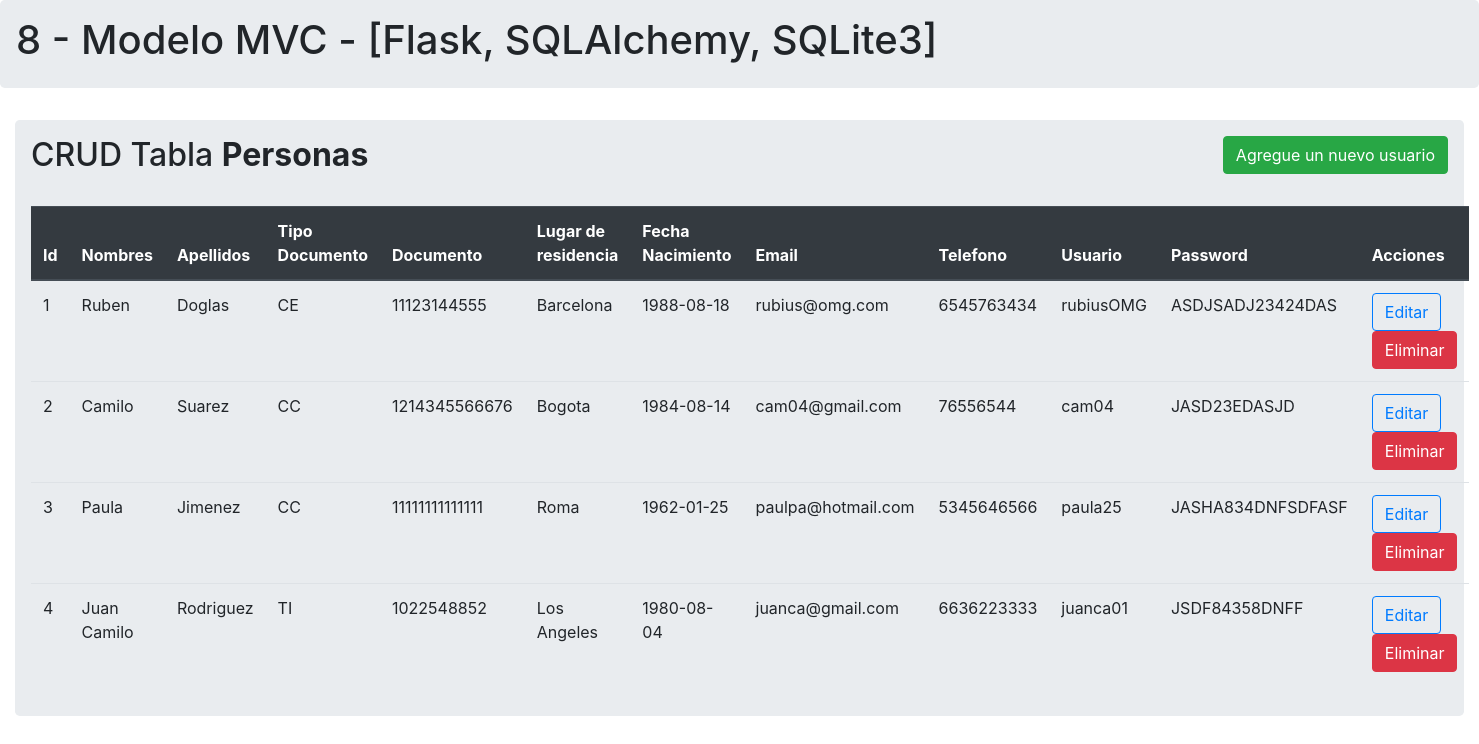
Before: / with the older database file.
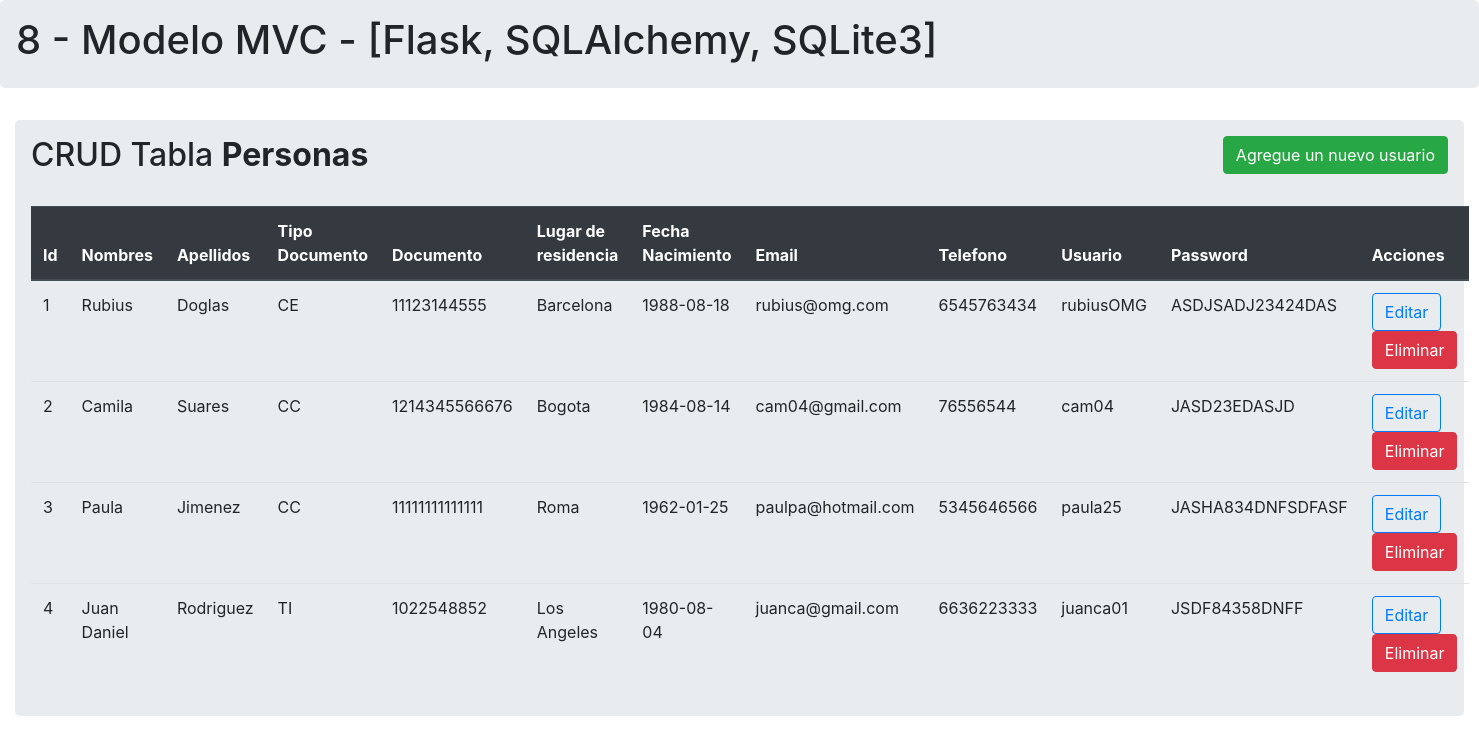
After: the same page with the newer database file.
### modelos.py (models this page shows, shortened)
class Persona(db.Model):
    id = db.Column(db.Integer, primary_key = True)
    nombres = db.Column(db.String(100))
    apellidos = db.Column(db.String(100))
    id_tipodocumento = db.Column(db.Integer , db.ForeignKey('tipodocumento.id'), nullable=False)
    documento = db.Column(db.String(20))
    lugar_residencia = db.Column(db.Integer , db.ForeignKey('ciudad.id') , nullable=False)
    fecha_nacimiento = db.Column(db.String(100))
    email = db.Column(db.String(50))
    telefono = db.Column(db.String(20))
    usuario = db.Column(db.String(25) , unique=True)
    password = db.Column(db.String(25))

class Tipodocumento(db.Model):
    id = db.Column(db.Integer, primary_key= True )
    nombre = db.Column(db.String(2), unique=True)
    descripcion = db.Column(db.String(120))
    personas = db.relationship('Persona' , backref='Tipodocumento' , lazy=True)

class Ciudad(db.Model):
    id = db.Column(db.Integer, primary_key= True )
    nombre = db.Column(db.String(20))
    descripcion = db.Column(db.String(120))
    personas = db.relationship('Persona', backref='ciudad', lazy=True)

### controlador.py (the view)
@app.route('/')
def Index():
    all_data = db.session.query(Persona,Tipodocumento,Ciudad).join(Tipodocumento).join(Ciudad).all()
    documentos_data = Tipodocumento.query.all()
    ciudades = Ciudad.query.all()
    return render_template("index.html.jinja", personas=all_data, documents = documentos_data, cities = ciudades)

### templates/index.html.jinja (shortened to what this page needs)
{% extends 'base.html.jinja' %}
{% block body %}
<div class="container-fluid">
  <div class="row">
    <div class="col lg-12">
      <div class="jumbotron p-3">
        <h2>CRUD Tabla <b>Personas </b><button type="button" class="btn btn-success float-right" data-toggle="modal" data-target="#mymodal">Agregue un nuevo usuario</button></h2>
        <br>
        <table class="table table-hover table-ligth">
          <thead class="thead-dark">
            <tr>
              <th>Id</th>
              <th>Nombres</th>
              <th>Apellidos</th>
              <th>Tipo Documento</th>
              <th>Documento</th>
              <th>Lugar de residencia</th>
              <th>Fecha Nacimiento</th>
              <th>Email</th>
              <th>Telefono</th>
              <th>Usuario</th>
              <th>Password</th>
              <th>Acciones</th>
            </tr>
          </thead>
          {% for row in personas %}
          <tr>
            {% set persona = row.Persona %}
            {% set documento = row.Tipodocumento %}
            {% set ciudad = row.Ciudad %}
            <td>{{persona.id}}</td>
            <td>{{persona.nombres}}</td>
            <td>{{persona.apellidos}}</td>
            <td>{{documento.nombre}}</td>
            <td>{{persona.documento}}</td>
            <td>{{ciudad.nombre}}</td>
            <td>{{persona.fecha_nacimiento}}</td>
            <td>{{persona.email}}</td>
            <td>{{persona.telefono}}</td>
            <td>{{persona.usuario}}</td>
            <td>{{persona.password}}</td>
            <td>
              <a href="" class="btn btn-outline-primary btn-xs" data-toggle="modal" data-target="#modaledit{{persona.id}}">Editar</a>
              <button type="button" class="btn btn-danger btn-xs" data-toggle="modal" data-target="#confirm_eliminar{{persona.id}}">
                Eliminar
              </button>
            </td>
          </tr>
          {% endfor %}
        </table>
      </div>
    </div>
  </div>
</div>
{% endblock %}

### templates/base.html.jinja (shortened to what this page needs)
<!DOCTYPE html>
<html lang="en">
<head>
  <link rel="stylesheet" href="https://stackpath.bootstrapcdn.com/bootstrap/4.4.1/css/bootstrap.min.css">
</head>
<body>
  {% block body %} {% endblock %}
</body>
</html>

### templates/header.html.jinja (shortened to what this page needs)
{% extends 'base.html.jinja' %}
{% block body %}
<div class="jumbotron p-3">
  <div class="well text-container">
    <h1>{{nombre_tabla}} 8 - Modelo MVC - [Flask, SQLAlchemy, SQLite3] </h1>
  </div>
</div>
{% endblock %}

Changed rows visible on the page:
changed Persona "Doglas": nombres "Ruben" → "Rubius"
changed Persona "cam04@gmail.com": nombres "Camilo" → "Camila"; apellidos "Suarez" → "Suares"
changed Persona "Rodriguez": nombres "Juan Camilo" → "Juan Daniel"
